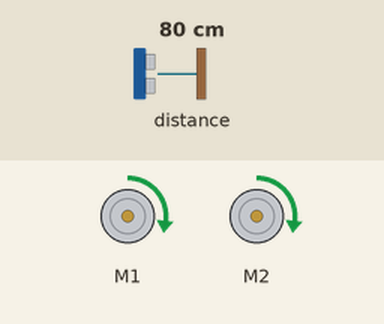
Recording of a program running on a simulated BBC micro:bit (MakeCode). Parts: 2 × DC motor (green arrow = forward, orange = backward, longer = faster). The inputs (shaded band) are chosen by the test bench; at power-on: distance to the obstacle 80 cm. The echo pulse lasts 58.3 µs per cm.

Above: at 1.2 s.
1.3 s: distance to the obstacle set to 11 cm
2.8 s: distance to the obstacle set to 8 cm
At 3.4 s:
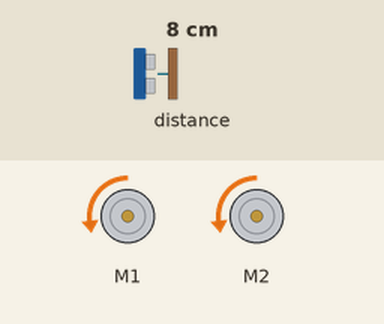
At 4.2 s:
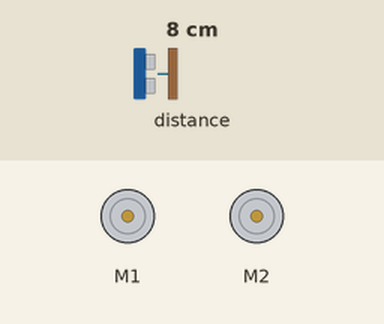
5.8 s: distance to the obstacle set to 18 cm
7.3 s: distance to the obstacle set to 2 cm
At 9.2 s:
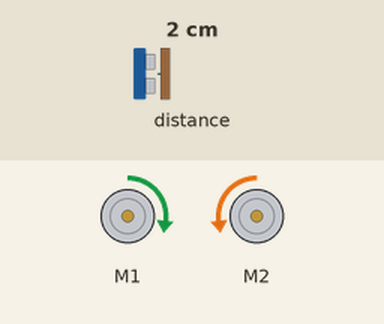
Timing chart, 0 to 11.3 s (numbered marks = the images above; inputs shaded):
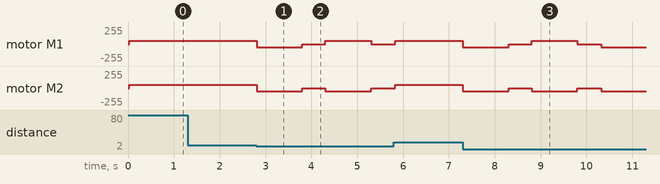

The program:

main.ts
```typescript
// Ambos motores avanzan
// Ejecutar la función on_forever de forma continua
basic.forever(function () {
    // Medir la distancia con el sensor ultrasónico
    if (maqueen.Ultrasonic(PingUnit.Centimeters) < 10) {
        // Si hay un obstáculo cerca, retrocede
        maqueen.motorRun(maqueen.Motors.M1, maqueen.Dir.CCW, 50)
        // Retrocede el motor izquierdo
        maqueen.motorRun(maqueen.Motors.M2, maqueen.Dir.CCW, 50)
        // Retrocede el motor derecho
        basic.pause(1000)
        // Pausar durante 1 segundo
        // Detener ambos motores
        maqueen.motorStop(maqueen.Motors.All)
        basic.pause(500)
        // Pausar durante 0.5 segundos
        // Girar hacia la derecha para esquivar el obstáculo
        maqueen.motorRun(maqueen.Motors.M1, maqueen.Dir.CW, 50)
        // Avanza el motor izquierdo
        maqueen.motorRun(maqueen.Motors.M2, maqueen.Dir.CCW, 50)
        // Retrocede el motor derecho
        basic.pause(1000)
        // Pausar durante 1 segundo
        // Detener ambos motores
        maqueen.motorStop(maqueen.Motors.All)
        basic.pause(500)
    } else {
        // Pausar durante 0.5 segundos
        // Si no hay obstáculo, avanzar
        maqueen.motorRun(maqueen.Motors.All, maqueen.Dir.CW, 50)
    }
})
```

test.ts
```typescript
// aquí va el archivo "tests"; esto no se compilará cuando este paquete se utilice como una extensión.
```

Measured:
- the behaviour switches between 10 and 9 cm on distance to the obstacle (found by bisection; images 0 and 1)
- after the input at 1.3 s, every drawn part: stays the same
- after the input at 2.8 s, motor M1: forward 50/255 → backward 50/255 at once, → stopped 1.0 s later, → forward 50/255 0.50 s later, → stopped 1.0 s later; motor M2: alternates backward 50/255 for 1.0 s and stopped for 0.50 s, starting at once
- after the input at 7.3 s, motor M1: forward 50/255 → backward 50/255 at once, → stopped 1.0 s later, → forward 50/255 0.50 s later, → stopped 1.0 s later, … (5 changes in this stretch); motor M2: alternates backward 50/255 for 1.0 s and stopped for 0.51 s, starting at once
